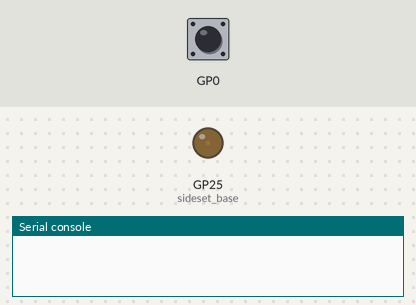
Recording of a program running on a simulated Raspberry Pi Pico running MicroPython. Shown: output pins drawn as LEDs (lit = HIGH), the last lines printed to the serial console. The test bench sets the inputs (shaded band); at power-on: GP0 HIGH. Threads take turns every 2 ms.

Above: at 0.04 s.
At 1.26 s:
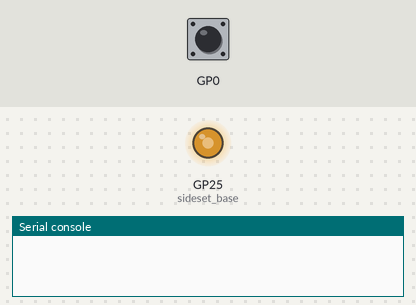
1.3 s: GP0 pulled LOW for 0.15 s
At 2.03 s:
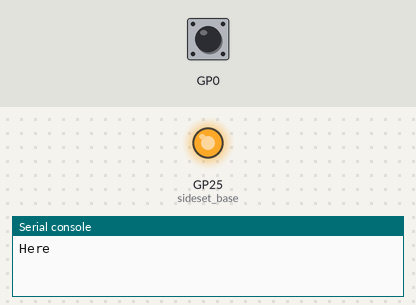
Timing chart, 0 to 10.3 s (numbered marks = the images above; inputs shaded):
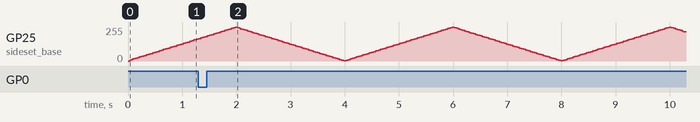

The program:

main_old.py
```python
from machine import Pin
from rp2 import PIO, StateMachine, asm_pio
from time import sleep
import _thread
import pio_debouncer

### duplicate of old main file for backup###


@asm_pio(sideset_init=PIO.OUT_LOW)
def pwm_prog():
    pull(noblock) .side(0)
    mov(x, osr) # Keep most recent pull data stashed in X, for recycling by noblock
    mov(y, isr) # ISR must be preloaded with PWM count max
    label("pwmloop")
    jmp(x_not_y, "skip")
    nop()         .side(1)
    label("skip")
    jmp(y_dec, "pwmloop")

max_count = 500
sT = 0.04
cycles = 10
#sT controls the delay before the next value is sent to the StateMachine
def core1_thread():
    #input the number of times to run the thing
    cycle = cycles
    x = 0
    while True:
        cycle = cycle - 1
        while x < max_count:
            x = x + 10
            pwm_sm.put(x)
            sleep(sT)
        while x > 0:
            x = x - 10
            pwm_sm.put(x)
            sleep(sT)
def handler(sm):
    print("Here")
button = pio_debouncer.DebouncerLowPIO(0,0,handler)

#100,000Hz seems to be fine, too much higher causes problems with sleep()
#and seems to get twitchy. Might be able to use to utime.sleep_us()
pwm_sm = StateMachine(4, pwm_prog, freq=100000, sideset_base=Pin(25))
pwm_sm.put(max_count)
pwm_sm.exec("pull()")
pwm_sm.exec("mov(isr, osr)")
pwm_sm.active(1)


#Start of tasks for Core0 all _thread.start trigger on Core1
second_thread = _thread.start_new_thread(core1_thread, ())
```

pio_debouncer.py
```python
from machine import Pin
import rp2
import time

@rp2.asm_pio()
def debounce_low():
    wait(0, pin, 0)

    set(y,7)
    label("loop")
    jmp(y_dec, "loop") [10]
    jmp(pin, "skip")

    set(y,7)
    label("loop2")
    jmp(y_dec, "loop2") [10]
    jmp(pin, "skip")

    set(y,7)
    label("loop3")
    jmp(y_dec, "loop3") [10]
    jmp(pin, "skip")

    irq(block, rel(0))
    wait(1, pin, 0)
    label("skip") #no idea why this isn't triggering the not-wrapping bug that debounce-high is
    set(y,1) # just a test -- doesn't work if removed. looks like it's not wrapping

@rp2.asm_pio()
def debounce_high():
    wait(1, pin, 0)

    set(y,7)

    label("loophigh")
    jmp(y_dec, "loophigh") [10]

    in_(pins,1)
    mov(y, isr)
    jmp(not_y, "skiphigh")

    set(y,7)

    label("loophigh2")
    jmp(y_dec, "loophigh2") [10]

    in_(pins,1)
    mov(y, isr)
    jmp(not_y, "skiphigh")

    irq(block, rel(0))

    wait(0, pin, 0)
    label("skiphigh")
    set(y,1) # just a test -- doesn't work if removed. looks like it's not wrapping

class DebouncerLowPIO:

    def __init__(self, statemachine, pin_number, handler):
        self.pin = Pin(pin_number, Pin.IN, Pin.PULL_UP)
        self.sm  = rp2.StateMachine(statemachine, debounce_low, in_base=self.pin, jmp_pin=self.pin, freq=4000)
        self.sm.irq(handler)
        self.sm.active(1)

    def stop(self):
        self.sm.active(0)

    def start(self):
        self.sm.active(1)

class DebouncerHighPIO:

    def __init__(self, statemachine, pin_number, handler):
        self.pin = Pin(pin_number, Pin.IN, Pin.PULL_DOWN)
        self.sm  = rp2.StateMachine(statemachine, debounce_high, in_base=self.pin, freq=3000)
        self.sm.irq(handler)
        self.sm.active(1)

    def stop(self):
        self.sm.active(0)

    def start(self):
        self.sm.active(1)
```
